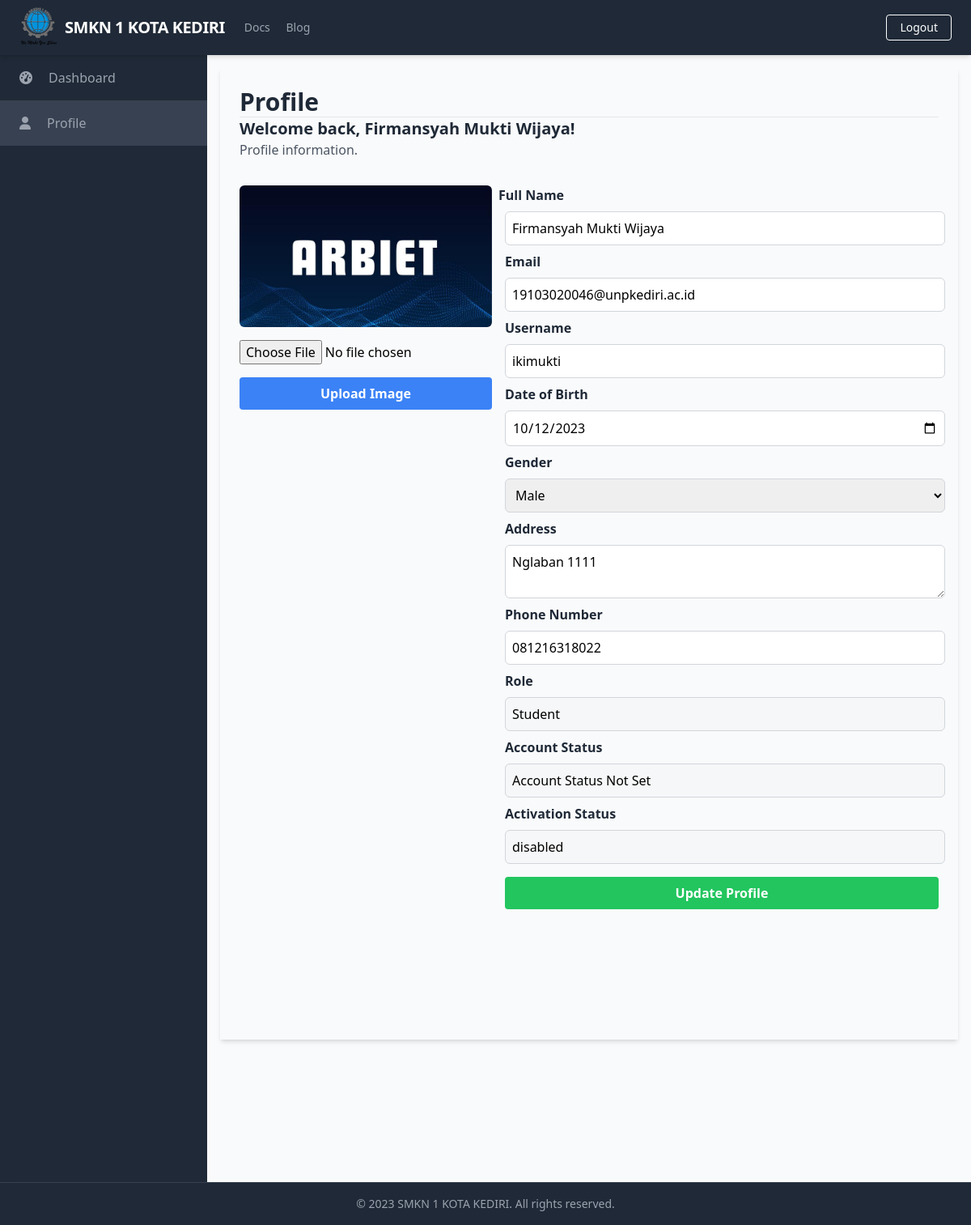
The page /profiles/profile.php (signed in) on the database as committed earlier.
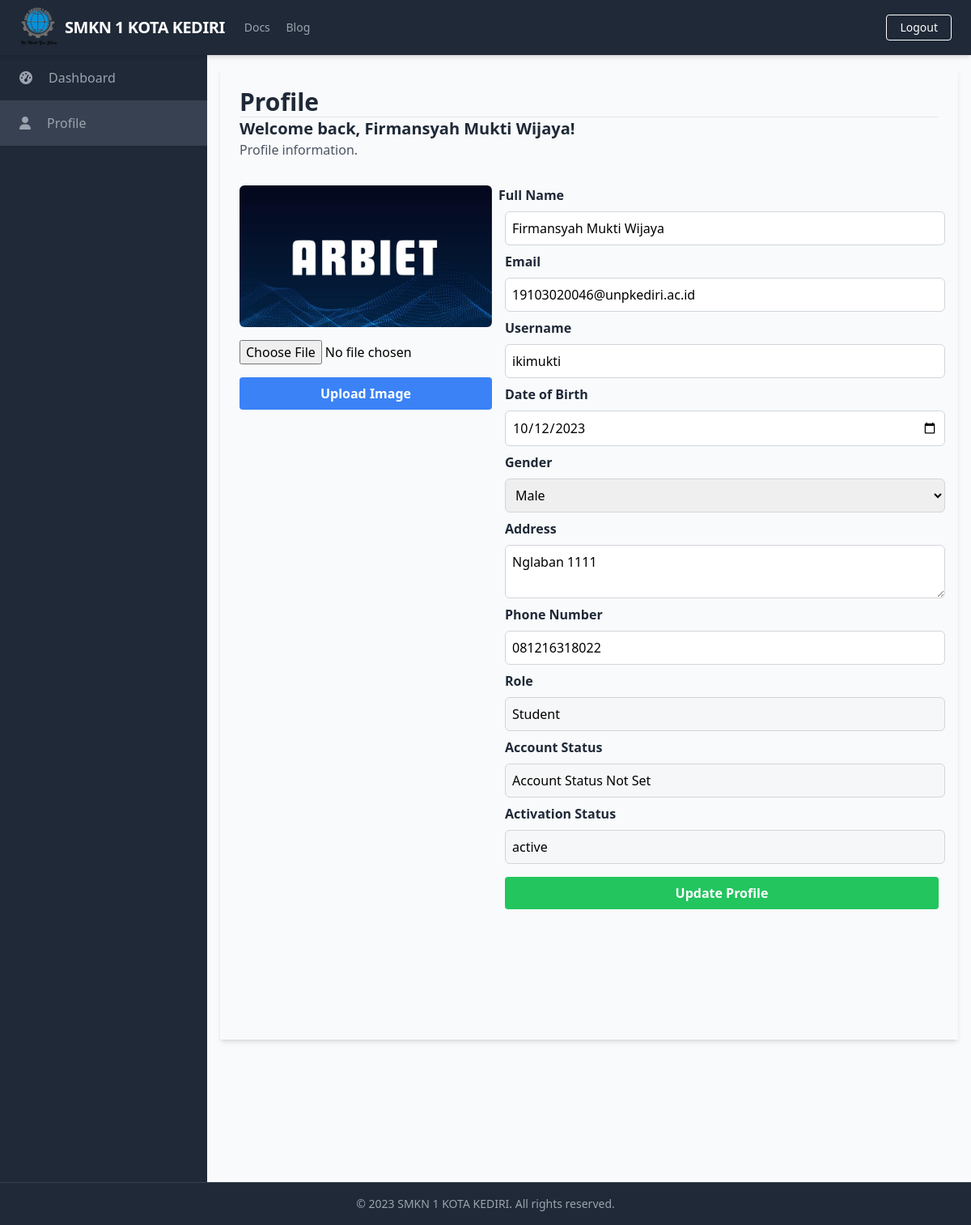
The same page on the database as committed later.
### tables this page shows
CREATE TABLE `Users` (
  `UserID` int(11) NOT NULL,
  `Username` varchar(50) NOT NULL,
  `Password` varchar(255) NOT NULL,
  `Email` varchar(100) NOT NULL,
  `FullName` varchar(100) DEFAULT NULL,
  `DateOfBirth` date DEFAULT NULL,
  `Gender` varchar(10) DEFAULT NULL,
  `Address` text DEFAULT NULL,
  `PhoneNumber` varchar(20) DEFAULT NULL,
  `RoleID` int(11) DEFAULT NULL,
  `AccountCreationDate` timestamp NOT NULL DEFAULT current_timestamp() ON UPDATE current_timestamp(),
  `LastLogin` datetime DEFAULT NULL,
  `AccountStatus` varchar(20) DEFAULT NULL,
  `ProfilePictureURL` varchar(255) DEFAULT NULL,
  `ActivationStatus` varchar(20) DEFAULT NULL
);

CREATE TABLE `Role` (
  `RoleID` int(11) NOT NULL,
  `RoleName` varchar(50) NOT NULL
);

### public/profiles/profile.php (the view, shortened to what the changed rows need)
<?php
require_once('../../database/connection.php');
include_once('../components/header.php');
$user_id = $_SESSION['UserID'];
$select_query = "SELECT Users.*, Role.RoleName FROM Users
                LEFT JOIN Role ON Users.RoleID = Role.RoleID
                WHERE Users.UserID = ?";
$select_stmt = $conn->prepare($select_query);
$select_stmt->bind_param('i', $user_id);
$select_stmt->execute();
$result = $select_stmt->get_result();
if ($result->num_rows === 1) {
    $user = $result->fetch_assoc();
} else {
}
?>
<div class="h-screen flex flex-col">
    <div class="flex-grow bg-gray-50 flex flex-row shadow-md">
        <main class=" bg-gray-50 flex flex-col flex-1 overflow-y-scroll h-screen flex-shrink-0 sc-hide pb-40">
            <div class="flex items-start justify-start p-6 shadow-md m-4 flex-1 flex-col">
                <h1 class="text-3xl text-gray-800 font-semibold border-b border-gray-200 w-full">Profile</h1>
                <h2 class="text-xl text-gray-800 font-semibold">Welcome back, <?php echo $_SESSION['FullName']; ?>!</h2>
                <div class="flex flex-row w-full space-x-2 space-y-2 mt-4 mb-4">
                    <form action="profile.php" method="POST" class="flex flex-col w-full space-x-2 mt-4 mb-4" id="profile-update-form">
                        <label for="fullname" class="block font-semibold text-gray-800 mt-2 mb-2">Full Name</label>
                        <input type="text" id="fullname" name="fullname" class="w-full rounded-md border-gray-300 focus-border-blue-500 focus-ring focus-ring-blue-500 focus-ring-opacity-50 focus-outline-none px-2 py-2 border" value="<?php echo $user['FullName']; ?>">
                        <label for="email" class="block font-semibold text-gray-800 mt-2 mb-2">Email</label>
                        <input type="email" id="email" name="email" class="w-full rounded-md border-gray-300 focus-border-blue-500 focus-ring focus-ring-blue-500 focus-ring-opacity-50 focus-outline-none px-2 py-2 border" value="<?php echo $user['Email']; ?>">
                        <label for="username" class="block font-semibold text-gray-800 mt-2 mb-2">Username</label>
                        <input type="text" id="username" name="username" class="w-full rounded-md border-gray-300 focus-border-blue-500 focus-ring focus-ring-blue-500 focus-ring-opacity-50 focus-outline-none px-2 py-2 border" value="<?php echo $user['Username']; ?>">
                        <label for="dob" class="block font-semibold text-gray-800 mt-2 mb-2">Date of Birth</label>
                        <input type="date" id="dob" name="dob" class="w-full rounded-md border-gray-300 focus-border-blue-500 focus-ring focus-ring-blue-500 focus-ring-opacity-50 focus-outline-none px-2 py-2 border" value="<?php echo $user['DateOfBirth']; ?>">
                        <label for="gender" class="block font-semibold text-gray-800 mt-2 mb-2">Gender</label>
                        <select id="gender" name="gender" class="w-full rounded-md border-gray-300 focus-border-blue-500 focus-ring focus-ring-blue-500 focus-ring-opacity-50 focus-outline-none px-2 py-2 border">
                            <option value="Male" <?php if ($user['Gender'] === 'Male') echo 'selected'; ?>>Male</option>
                        </select>
                        <label for="address" class="block font-semibold text-gray-800 mt-2 mb-2">Address</label>
                        <textarea id="address" name="address" class="w-full rounded-md border-gray-300 focus-border-blue-500 focus-ring focus-ring-blue-500 focus-ring-opacity-50 focus-outline-none px-2 py-2 border"><?php echo $user['Address']; ?></textarea>
                        <label for="phone" class="block font-semibold text-gray-800 mt-2 mb-2">Phone Number</label>
                        <input type="text" id="phone" name="phone" class="w-full rounded-md border-gray-300 focus-border-blue-500 focus-ring focus-ring-blue-500 focus-ring-opacity-50 focus-outline-none px-2 py-2 border" value="<?php echo $user['PhoneNumber']; ?>">
                        <label for="role" class="block font-semibold text-gray-800 mt-2 mb-2">Role</label>
                        <input type="text" id="role" name="role" class="w-full rounded-md border-gray-300 focus-border-blue-500 focus-ring focus-ring-blue-500 focus-ring-opacity-50 focus-outline-none px-2 py-2 border" value="<?php echo $user['RoleName']; ?>" disabled>
                        <label for="accountStatus" class="block font-semibold text-gray-800 mt-2 mb-2">Account Status</label>
                        <input type="text" id="accountStatus" name="accountStatus" class="w-full rounded-md border-gray-300 focus-border-blue-500 focus-ring focus-ring-blue-500 focus-ring-opacity-50 focus-outline-none px-2 py-2 border" value="<?php echo ($user['AccountStatus'] !== null) ? $user['AccountStatus'] : 'Account Status Not Set'; ?>" disabled>
                        <label for="activationStatus" class="block font-semibold text-gray-800 mt-2 mb-2">Activation Status</label>
                        <input type="text" id="activationStatus" name="activationStatus" class="w-full rounded-md border-gray-300 focus-border-blue-500 focus-ring focus-ring-blue-500 focus-ring-opacity-50 focus-outline-none px-2 py-2 border" value="<?php echo ($user['ActivationStatus'] !== null) ? $user['ActivationStatus'] : 'Activation Status Not Set'; ?>" disabled>
                        <button type="submit" class="bg-green-500 hover:bg-green-700 text-white font-bold py-2 px-4 rounded mt-4">
                            Update Profile
                        </button>
                    </form>
                </div>
            </div>
        </main>
    </div>
</div>
</body>
</html>

Rows that differ between the two databases and show on the page:
changed users "Firmansyah Mukti Wijaya": activationStatus "disabled" → "active"
